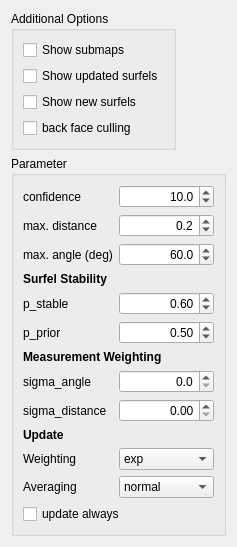
      <widget class="QWidget" name="tab_3">
       <attribute name="title">
        <string>Surfel map</string>
       </attribute>
       <layout class="QFormLayout" name="formLayout_6">
        <property name="fieldGrowthPolicy">
         <enum>QFormLayout::AllNonFixedFieldsGrow</enum>
        </property>
        <item row="0" column="0">
         <widget class="QGroupBox" name="groupBox_2">
          <property name="title">
           <string>Additional Options</string>
          </property>
          <layout class="QFormLayout" name="formLayout_3">
           <property name="fieldGrowthPolicy">
            <enum>QFormLayout::AllNonFixedFieldsGrow</enum>
           </property>
           <item row="1" column="0" colspan="2">
            <widget class="QCheckBox" name="chkShowSubmaps">
             <property name="text">
              <string>Show submaps</string>
             </property>
            </widget>
           </item>
           <item row="2" column="0" colspan="2">
            <widget class="QCheckBox" name="chkShowUpdatedSurfels">
             <property name="text">
              <string>Show updated surfels</string>
             </property>
            </widget>
           </item>
           <item row="3" column="0" colspan="2">
            <widget class="QCheckBox" name="chkShpowNewSurfels">
             <property name="text">
              <string>Show new surfels</string>
             </property>
            </widget>
           </item>
           <item row="4" column="0" colspan="2">
            <widget class="QCheckBox" name="chkBackfaceCulling">
             <property name="text">
              <string>back face culling</string>
             </property>
            </widget>
           </item>
          </layout>
         </widget>
        </item>
        <item row="1" column="0" colspan="2">
         <widget class="QGroupBox" name="groupBox_6">
          <property name="title">
           <string>Parameter</string>
          </property>
          <layout class="QFormLayout" name="formLayout_10">
           <item row="0" column="0">
            <widget class="QLabel" name="label_13">
             <property name="text">
              <string>confidence</string>
             </property>
            </widget>
           </item>
           <item row="0" column="1">
            <widget class="QDoubleSpinBox" name="spinConfidenceThreshold">
             <property name="alignment">
              <set>Qt::AlignRight|Qt::AlignTrailing|Qt::AlignVCenter</set>
             </property>
             <property name="decimals">
              <number>1</number>
             </property>
             <property name="maximum">
              <double>20.000000000000000</double>
             </property>
             <property name="singleStep">
              <double>1.000000000000000</double>
             </property>
             <property name="value">
              <double>10.000000000000000</double>
             </property>
            </widget>
           </item>
           <item row="1" column="0">
            <widget class="QLabel" name="label_31">
             <property name="text">
              <string>max. distance</string>
             </property>
            </widget>
           </item>
           <item row="1" column="1">
            <widget class="QDoubleSpinBox" name="spinMapMaxDistance">
             <property name="alignment">
              <set>Qt::AlignRight|Qt::AlignTrailing|Qt::AlignVCenter</set>
             </property>
             <property name="decimals">
              <number>1</number>
             </property>
             <property name="singleStep">
              <double>0.100000000000000</double>
             </property>
             <property name="value">
              <double>0.200000000000000</double>
             </property>
            </widget>
           </item>
           <item row="2" column="0">
            <widget class="QLabel" name="label_32">
             <property name="text">
              <string>max. angle (deg)</string>
             </property>
            </widget>
           </item>
           <item row="2" column="1">
            <widget class="QDoubleSpinBox" name="spinMapMaxAngle">
             <property name="alignment">
              <set>Qt::AlignRight|Qt::AlignTrailing|Qt::AlignVCenter</set>
             </property>
             <property name="decimals">
              <number>1</number>
             </property>
             <property name="maximum">
              <double>180.000000000000000</double>
             </property>
             <property name="value">
              <double>60.000000000000000</double>
             </property>
            </widget>
           </item>
           <item row="3" column="0" colspan="2">
            <widget class="QLabel" name="label_15">
             <property name="font">
              <font>
               <weight>75</weight>
               <bold>true</bold>
              </font>
             </property>
             <property name="text">
              <string>Surfel Stability</string>
             </property>
            </widget>
           </item>
           <item row="4" column="0">
            <widget class="QLabel" name="label_14">
             <property name="minimumSize">
              <size>
               <width>75</width>
               <height>0</height>
              </size>
             </property>
             <property name="baseSize">
              <size>
               <width>0</width>
               <height>0</height>
              </size>
             </property>
             <property name="text">
              <string>p_stable</string>
             </property>
            </widget>
           </item>
           <item row="4" column="1">
            <widget class="QDoubleSpinBox" name="spinProbStable">
             <property name="alignment">
              <set>Qt::AlignRight|Qt::AlignTrailing|Qt::AlignVCenter</set>
             </property>
             <property name="maximum">
              <double>1.000000000000000</double>
             </property>
             <property name="singleStep">
              <double>0.100000000000000</double>
             </property>
             <property name="value">
              <double>0.600000000000000</double>
             </property>
            </widget>
           </item>
           <item row="5" column="0">
            <widget class="QLabel" name="label_16">
             <property name="text">
              <string>p_prior</string>
             </property>
            </widget>
           </item>
           <item row="5" column="1">
            <widget class="QDoubleSpinBox" name="spinProbPrior">
             <property name="alignment">
              <set>Qt::AlignRight|Qt::AlignTrailing|Qt::AlignVCenter</set>
             </property>
             <property name="minimum">
              <double>0.000000000000000</double>
             </property>
             <property name="maximum">
              <double>1.000000000000000</double>
             </property>
             <property name="singleStep">
              <double>0.100000000000000</double>
             </property>
             <property name="value">
              <double>0.500000000000000</double>
             </property>
            </widget>
           </item>
           <item row="6" column="0" colspan="2">
            <widget class="QLabel" name="label_22">
             <property name="font">
              <font>
               <weight>75</weight>
               <bold>true</bold>
              </font>
             </property>
             <property name="text">
              <string>Measurement Weighting</string>
             </property>
            </widget>
           </item>
           <item row="7" column="0">
            <widget class="QLabel" name="label_24">
             <property name="text">
              <string>sigma_angle</string>
             </property>
            </widget>
           </item>
           <item row="7" column="1">
            <widget class="QDoubleSpinBox" name="spinSigmaAngle">
             <property name="alignment">
              <set>Qt::AlignRight|Qt::AlignTrailing|Qt::AlignVCenter</set>
             </property>
             <property name="decimals">
              <number>1</number>
             </property>
            </widget>
           </item>
           <item row="8" column="0">
            <widget class="QLabel" name="label_25">
             <property name="text">
              <string>sigma_distance</string>
             </property>
            </widget>
           </item>
           <item row="8" column="1">
            <widget class="QDoubleSpinBox" name="spinSigmaDistance">
             <property name="alignment">
              <set>Qt::AlignRight|Qt::AlignTrailing|Qt::AlignVCenter</set>
             </property>
            </widget>
           </item>
           <item row="9" column="0" colspan="2">
            <widget class="QLabel" name="label_34">
             <property name="font">
              <font>
               <weight>75</weight>
               <bold>true</bold>
              </font>
             </property>
             <property name="text">
              <string>Update</string>
             </property>
            </widget>
           </item>
           <item row="10" column="0">
            <widget class="QLabel" name="label_35">
             <property name="text">
              <string>Weighting</string>
             </property>
            </widget>
           </item>
           <item row="10" column="1">
            <widget class="QComboBox" name="cmbWeightingScheme">
             <item>
              <property name="text">
               <string>exp</string>
              </property>
             </item>
             <item>
              <property name="text">
               <string>cum</string>
              </property>
             </item>
             <item>
              <property name="text">
               <string>cum (angle)</string>
              </property>
             </item>
            </widget>
           </item>
           <item row="12" column="0">
            <widget class="QLabel" name="label_36">
             <property name="text">
              <string>Averaging</string>
             </property>
            </widget>
           </item>
           <item row="12" column="1">
            <widget class="QComboBox" name="cmbAveragingScheme">
             <item>
              <property name="text">
               <string>normal</string>
              </property>
             </item>
             <item>
              <property name="text">
               <string>surface</string>
              </property>
             </item>
            </widget>
           </item>
           <item row="13" column="0" colspan="2">
            <widget class="QCheckBox" name="chkUpdateAlways">
             <property name="text">
              <string>update always</string>
             </property>
            </widget>
           </item>
          </layout>
         </widget>
        </item>
       </layout>
      </widget>
